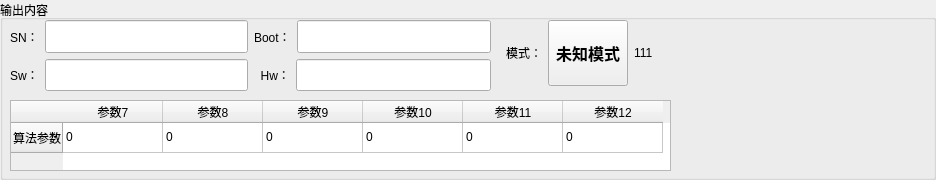
          <widget class="QGroupBox" name="groupBox_3">
           <property name="sizePolicy">
            <sizepolicy hsizetype="Preferred" vsizetype="Preferred">
             <horstretch>0</horstretch>
             <verstretch>0</verstretch>
            </sizepolicy>
           </property>
           <property name="minimumSize">
            <size>
             <width>0</width>
             <height>180</height>
            </size>
           </property>
           <property name="title">
            <string>输出内容</string>
           </property>
           <widget class="QWidget" name="layoutWidget">
            <property name="geometry">
             <rect>
              <x>506</x>
              <y>20</y>
              <width>421</width>
              <height>66</height>
             </rect>
            </property>
            <layout class="QHBoxLayout" name="horizontalLayout_9">
             <item>
              <widget class="QLabel" name="label_5">
               <property name="sizePolicy">
                <sizepolicy hsizetype="Fixed" vsizetype="Preferred">
                 <horstretch>0</horstretch>
                 <verstretch>0</verstretch>
                </sizepolicy>
               </property>
               <property name="text">
                <string>模式：</string>
               </property>
              </widget>
             </item>
             <item>
              <widget class="QPushButton" name="pushButton_workMode">
               <property name="sizePolicy">
                <sizepolicy hsizetype="Preferred" vsizetype="Preferred">
                 <horstretch>0</horstretch>
                 <verstretch>0</verstretch>
                </sizepolicy>
               </property>
               <property name="font">
                <font>
                 <pointsize>12</pointsize>
                 <weight>75</weight>
                 <bold>true</bold>
                </font>
               </property>
               <property name="text">
                <string>未知模式</string>
               </property>
              </widget>
             </item>
             <item>
              <widget class="QLabel" name="label_state">
               <property name="text">
                <string>111</string>
               </property>
              </widget>
             </item>
             <item>
              <widget class="QLabel" name="label_out">
               <property name="sizePolicy">
                <sizepolicy hsizetype="Expanding" vsizetype="Preferred">
                 <horstretch>0</horstretch>
                 <verstretch>0</verstretch>
                </sizepolicy>
               </property>
               <property name="minimumSize">
                <size>
                 <width>64</width>
                 <height>64</height>
                </size>
               </property>
               <property name="text">
                <string/>
               </property>
              </widget>
             </item>
            </layout>
           </widget>
           <widget class="QWidget" name="layoutWidget">
            <property name="geometry">
             <rect>
              <x>10</x>
              <y>20</y>
              <width>481</width>
              <height>71</height>
             </rect>
            </property>
            <layout class="QGridLayout" name="gridLayout">
             <item row="0" column="0">
              <layout class="QHBoxLayout" name="horizontalLayout_8">
               <item>
                <widget class="QLabel" name="label_4">
                 <property name="text">
                  <string>SN：</string>
                 </property>
                </widget>
               </item>
               <item>
                <widget class="QLineEdit" name="lineEdit_SNoutput">
                 <property name="sizePolicy">
                  <sizepolicy hsizetype="Expanding" vsizetype="Preferred">
                   <horstretch>0</horstretch>
                   <verstretch>0</verstretch>
                  </sizepolicy>
                 </property>
                 <property name="font">
                  <font>
                   <pointsize>12</pointsize>
                   <weight>75</weight>
                   <bold>true</bold>
                  </font>
                 </property>
                 <property name="readOnly">
                  <bool>true</bool>
                 </property>
                </widget>
               </item>
              </layout>
             </item>
             <item row="0" column="1">
              <layout class="QHBoxLayout" name="horizontalLayout_19">
               <item>
                <widget class="QLabel" name="label_11">
                 <property name="text">
                  <string>Boot：</string>
                 </property>
                </widget>
               </item>
               <item>
                <widget class="QLineEdit" name="lineEdit_BootOutput">
                 <property name="sizePolicy">
                  <sizepolicy hsizetype="Expanding" vsizetype="Preferred">
                   <horstretch>0</horstretch>
                   <verstretch>0</verstretch>
                  </sizepolicy>
                 </property>
                 <property name="font">
                  <font>
                   <pointsize>12</pointsize>
                   <weight>75</weight>
                   <bold>true</bold>
                  </font>
                 </property>
                 <property name="readOnly">
                  <bool>true</bool>
                 </property>
                </widget>
               </item>
              </layout>
             </item>
             <item row="1" column="0">
              <layout class="QHBoxLayout" name="horizontalLayout_18">
               <item>
                <widget class="QLabel" name="label_10">
                 <property name="text">
                  <string>Sw：</string>
                 </property>
                </widget>
               </item>
               <item>
                <widget class="QLineEdit" name="lineEdit_SWOutput">
                 <property name="sizePolicy">
                  <sizepolicy hsizetype="Expanding" vsizetype="Preferred">
                   <horstretch>0</horstretch>
                   <verstretch>0</verstretch>
                  </sizepolicy>
                 </property>
                 <property name="font">
                  <font>
                   <pointsize>12</pointsize>
                   <weight>75</weight>
                   <bold>true</bold>
                  </font>
                 </property>
                 <property name="readOnly">
                  <bool>true</bool>
                 </property>
                </widget>
               </item>
              </layout>
             </item>
             <item row="1" column="1">
              <layout class="QHBoxLayout" name="horizontalLayout_10">
               <item>
                <widget class="QLabel" name="label_9">
                 <property name="text">
                  <string>  Hw：</string>
                 </property>
                </widget>
               </item>
               <item>
                <widget class="QLineEdit" name="lineEdit_HWOutput">
                 <property name="sizePolicy">
                  <sizepolicy hsizetype="Expanding" vsizetype="Preferred">
                   <horstretch>0</horstretch>
                   <verstretch>0</verstretch>
                  </sizepolicy>
                 </property>
                 <property name="font">
                  <font>
                   <pointsize>12</pointsize>
                   <weight>75</weight>
                   <bold>true</bold>
                  </font>
                 </property>
                 <property name="readOnly">
                  <bool>true</bool>
                 </property>
                </widget>
               </item>
              </layout>
             </item>
            </layout>
           </widget>
           <widget class="QTableWidget" name="tableWidget">
            <property name="geometry">
             <rect>
              <x>10</x>
              <y>100</y>
              <width>661</width>
              <height>71</height>
             </rect>
            </property>
            <row>
             <property name="text">
              <string>算法参数</string>
             </property>
            </row>
            <column>
             <property name="text">
              <string>参数7</string>
             </property>
            </column>
            <column>
             <property name="text">
              <string>参数8</string>
             </property>
            </column>
            <column>
             <property name="text">
              <string>参数9</string>
             </property>
            </column>
            <column>
             <property name="text">
              <string>参数10</string>
             </property>
            </column>
            <column>
             <property name="text">
              <string>参数11</string>
             </property>
            </column>
            <column>
             <property name="text">
              <string>参数12</string>
             </property>
            </column>
            <item row="0" column="0">
             <property name="text">
              <string>0</string>
             </property>
            </item>
            <item row="0" column="1">
             <property name="text">
              <string>0</string>
             </property>
            </item>
            <item row="0" column="2">
             <property name="text">
              <string>0</string>
             </property>
            </item>
            <item row="0" column="3">
             <property name="text">
              <string>0</string>
             </property>
            </item>
            <item row="0" column="4">
             <property name="text">
              <string>0</string>
             </property>
            </item>
            <item row="0" column="5">
             <property name="text">
              <string>0</string>
             </property>
            </item>
           </widget>
          </widget>
